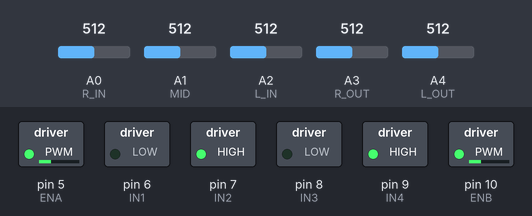
A sketch run on a simulated Arduino Uno, built with avr-gcc and run on an emulated ATmega328P. On the bench: switched loads named in the sketch (green lamp = pin HIGH). The test bench sets the inputs (shaded band); at power-on: A0 (R_IN) = 512, A2 (L_IN) = 512, A3 (R_OUT) = 512, A1 (MID) = 512, A4 (L_OUT) = 512.

Above: at 1.2 s.
1.3 s: A0 (R_IN) set to 586
2.8 s: A0 (R_IN) set to 613
At 3.7 s:
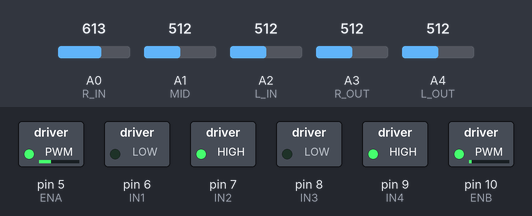
4.3 s: A2 (L_IN) set to 591
5.8 s: A2 (L_IN) set to 611
At 7.0 s:
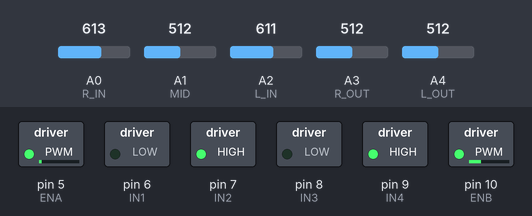
7.3 s: A3 (R_OUT) set to 586
8.8 s: A3 (R_OUT) set to 613
At 8.95 s:
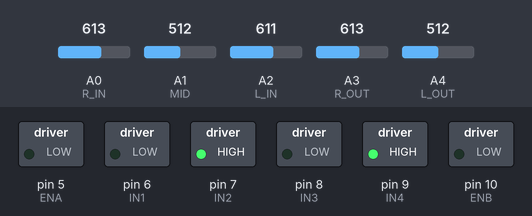
At 9.9 s:
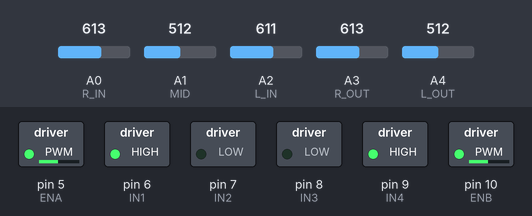
Timing chart, 0 to 11.6 s (numbered marks = the images above; inputs shaded):
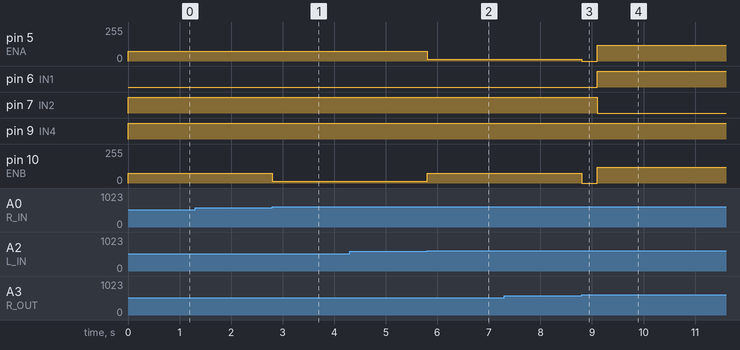

Measured:
- the behaviour switches between 600 and 601 on A0 (R_IN) (found by bisection; images 0 and 1)
- the behaviour switches between 600 and 601 on A2 (L_IN) (found by bisection; images 1 and 2)
- the behaviour switches between 600 and 601 on A3 (R_OUT) (found by bisection; images 2 and 3)
- after the input at 1.3 s, every drawn part: stays the same
- after the input at 2.8 s, pin 10 (ENB): 75/255 → 15/255 at once
- after the input at 4.3 s, every drawn part: stays the same
- after the input at 5.8 s, pin 5 (ENA): 75/255 → 15/255 at once; pin 10 (ENB): 15/255 → 75/255 at once
- after the input at 7.3 s, every drawn part: stays the same
- after the input at 8.8 s, pin 5 (ENA): 15/255 → 0/255 at once, → 120/255 0.30 s later; pin 6 (IN1): LOW → HIGH after 0.31 s; pin 7 (IN2): HIGH → LOW after 0.31 s; pin 10 (ENB): 75/255 → 0/255 at once, → 120/255 0.30 s later

The sketch:

map_line_follower_v4.ino
```cpp
#include <avr/pgmspace.h>

// PINS
#define ENA 5
#define IN1 6
#define IN2 7
#define IN3 8
#define IN4 9
#define ENB 10

#define L_OUT A4
#define L_IN  A2
#define MID   A1
#define R_IN  A0
#define R_OUT A3

// SETTINGS
#define THRESH 600  // Standard: Black is > 600, White is < 600
#define SPD 75      // Very slow straight speed to prevent oscillation
#define T_SPD 120   // Very slow turning speed
#define LOOP_PENALTY 150
#define MIN_NODE_TIME 1200 // Increased time between nodes to prevent double-counting

// MAP DATA
#define MAX_NODES 50
const int8_t NODE_XY[MAX_NODES][2] PROGMEM = {{0,0}, {7,5}, {18,5}, {27,5}, {47,4}, {42,9}, {52,9}, {7,18}, {18,18}, {27,18}, {38,14}, {47,14}, {57,14}, {42,19}, {52,19}, {7,30}, {18,30}, {27,30}, {47,30}, {24,38}, {47,38}, {10,41}, {57,41}, {18,44}, {36,44}, {47,44}, {10,49}, {57,49}, {24,52}, {47,52}, {18,59}, {39,59}, {47,59}, {57,59}, {7,63}, {18,63}, {30,63}, {39,63}, {47,63}, {57,63}, {30,66}, {39,66}, {47,66}, {57,66}};
const int GRAPH[MAX_NODES][8] PROGMEM = {{0,0,0,0,0,0,0,0}, {0,0,2,0,7,0,0,0}, {0,0,3,0,8,0,1,0}, {0,0,0,0,9,0,2,0}, {0,0,0,6,0,5,0,0}, {0,4,0,11,0,10,0,0}, {0,0,0,12,0,11,0,4}, {1,0,8,0,15,0,0,0}, {2,0,9,0,16,0,7,0}, {3,0,10,0,17,0,8,0}, {0,5,0,13,0,0,9,0}, {0,6,0,14,0,13,0,5}, {0,0,0,0,0,14,0,6}, {0,11,0,18,0,0,0,10}, {0,12,0,0,0,18,0,11}, {7,0,16,0,0,0,0,0}, {8,0,17,0,19,0,15,0}, {9,0,0,0,0,0,16,0}, {0,14,0,0,20,0,0,13}, {16,0,20,0,23,0,21,0}, {18,0,22,0,25,0,19,0}, {0,19,0,26,0,0,0,0}, {0,0,0,0,0,27,0,20}, {19,0,24,0,28,0,0,0}, {0,0,25,0,0,0,23,0}, {20,0,0,0,29,0,24,0}, {0,0,0,28,0,0,0,21}, {0,22,0,0,0,29,0,0}, {23,0,29,0,30,0,26,0}, {25,0,27,0,32,0,28,0}, {28,0,36,0,35,0,34,0}, {0,0,32,0,37,0,0,0}, {29,0,33,0,38,0,31,0}, {0,0,0,0,39,0,32,0}, {30,0,35,0,40,0,0,0}, {30,0,36,0,40,0,34,0}, {30,0,37,0,40,0,35,0}, {31,0,38,0,41,0,36,0}, {32,0,39,0,42,0,37,0}, {33,0,0,0,43,0,38,0}, {35,0,36,0,0,0,34,0}, {37,0,42,0,0,0,0,0}, {38,0,43,0,0,0,41,0}, {39,0,0,0,0,0,42,0}};

// CONFIGURATION
#define START_NODE 17
#define END_NODE 23
#define INITIAL_HEADING 6

// STATE
int8_t curN = START_NODE;
int8_t prevN = -1;
int8_t faceD = INITIAL_HEADING;
unsigned long lastNodeTime = 0;
int junctionDebounce = 0; // Counter to validate junction
bool foundFirstLine = false;

// PATHFINDING STATE
int8_t path[MAX_NODES];
uint8_t pathLength = 0;
uint8_t pathIndex = 0;

void drive(int l, int r) {
  digitalWrite(IN1, l >= 0 ? LOW : HIGH); digitalWrite(IN2, l >= 0 ? HIGH : LOW);
  digitalWrite(IN3, r >= 0 ? LOW : HIGH); digitalWrite(IN4, r >= 0 ? HIGH : LOW);
  analogWrite(ENA, constrain(abs(l), 0, 255)); analogWrite(ENB, constrain(abs(r), 0, 255));
}

// Find shortest path using BFS on the graph
bool findShortestPath(int8_t start, int8_t end) {
  int8_t parent[MAX_NODES];
  int8_t queue[MAX_NODES];

  for (int i = 0; i < MAX_NODES; i++) {
    parent[i] = -1;
  }

  int head = 0;
  int tail = 0;

  queue[tail++] = start;
  parent[start] = start; // Start node points to itself

  while (head < tail) {
    int8_t curr = queue[head++];
    if (curr == end) {
      break;
    }

    for (int d = 0; d < 8; d++) {
      int neighbor = (int)pgm_read_word(&GRAPH[curr][d]);
      if (neighbor > 0 && parent[neighbor] == -1) {
        parent[neighbor] = curr;
        queue[tail++] = (int8_t)neighbor;
      }
    }
  }

  if (parent[end] == -1) {
    return false; // Path not found
  }

  // Reconstruct path in reverse
  int8_t curr = end;
  int8_t tempPath[MAX_NODES];
  uint8_t count = 0;

  while (curr != start) {
    tempPath[count++] = curr;
    curr = parent[curr];
  }
  tempPath[count++] = start;

  // Store path in correct forward order
  pathLength = count;
  for (uint8_t i = 0; i < count; i++) {
    path[i] = tempPath[count - 1 - i];
  }

  return true;
}

void handleJunction() {
  drive(0,0); delay(300); // Stop and settle

  // 1. Arrived at next node on the path
  pathIndex++;
  curN = path[pathIndex];

  // 2. Check if we reached the final destination node
  if (curN == END_NODE || pathIndex >= pathLength - 1) {
    drive(0, 0); // Stop motors
    while(1);    // Halt
  }

  // 3. Find target direction to the next node in the path
  int8_t nextN = path[pathIndex + 1];
  int targetD = -1;
  for (int d = 0; d < 8; d++) {
    int nb = (int)pgm_read_word(&GRAPH[curN][d]);
    if (nb == nextN) {
      targetD = d;
      break;
    }
  }

  // Navigation error fallback (indicates node connection is missing in GRAPH)
  if (targetD == -1) {
    drive(0, 0);
    pinMode(13, OUTPUT);
    while (1) {
      digitalWrite(13, HIGH); delay(100);
      digitalWrite(13, LOW); delay(100);
    }
  }

  // 4. Turn to the target direction
  int diff = (targetD - faceD + 8) % 8;
  if (diff != 0) {
    int turnDir = (diff > 4) ? -1 : 1;
    drive(T_SPD * turnDir, -T_SPD * turnDir);
    delay(300); // Clear current line
    while(analogRead(MID) > THRESH); // Wait for white -> Standard: wait for > 600
    while(analogRead(MID) < THRESH); // Wait for next black line -> Standard: wait for < 600
    drive(0,0); delay(100);
  }

  // 5. Update state variables
  prevN = path[pathIndex - 1];
  faceD = targetD;
  lastNodeTime = millis(); // Reset travel clock
  junctionDebounce = 0;    // Reset debounce
}

void setup() {
  pinMode(ENA, OUTPUT); pinMode(IN1, OUTPUT); pinMode(IN2, OUTPUT);
  pinMode(IN3, OUTPUT); pinMode(IN4, OUTPUT); pinMode(ENB, OUTPUT);

  // Calculate shortest path
  if (!findShortestPath(START_NODE, END_NODE)) {
    // Flash LED rapidly on pathfinding failure
    pinMode(13, OUTPUT);
    while (1) {
      digitalWrite(13, HIGH); delay(150);
      digitalWrite(13, LOW); delay(150);
    }
  }
}

void loop() {
  bool LO = analogRead(L_OUT) > THRESH;  // Restored to '>'
  bool LI = analogRead(L_IN)  > THRESH;  // Restored to '>'
  bool M  = analogRead(MID)   > THRESH;  // Restored to '>'
  bool RI = analogRead(R_IN)  > THRESH;  // Restored to '>'
  bool RO = analogRead(R_OUT) > THRESH;  // Restored to '>'

  if (!foundFirstLine) {
    if (LO || LI || M || RI || RO) foundFirstLine = true;
    else { drive(SPD, SPD); return; }
  }

  // 1. JUNCTION DETECTION WITH DEBOUNCING
  // We check if the outer sensors are hitting black
  if ((LO && RO) || (LO && LI && RI) || (RO && RI && LI)) {
    if (millis() - lastNodeTime > MIN_NODE_TIME) {
      junctionDebounce++;
      if (junctionDebounce > 10) { // Must see junction for 10 loops (~100ms)
        handleJunction();
      }
    }
  } else {
    junctionDebounce = 0; // Reset if we see white
  }

  // 2. LINE FOLLOWING (Only if not in a junction)
  if (junctionDebounce == 0) {
    if (M) {
      if (LI && !RI)      drive(SPD * 0.4, SPD);
      else if (RI && !LI) drive(SPD, SPD * 0.4);
      else                drive(SPD, SPD);
    }
    else if (LI) drive(SPD * 0.2, SPD);
    else if (RI) drive(SPD, SPD * 0.2);
    else if (LO) drive(-T_SPD, T_SPD);
    else if (RO) drive(T_SPD, -T_SPD);
    else { drive(T_SPD, -T_SPD); } // Lost
  }
}
```
